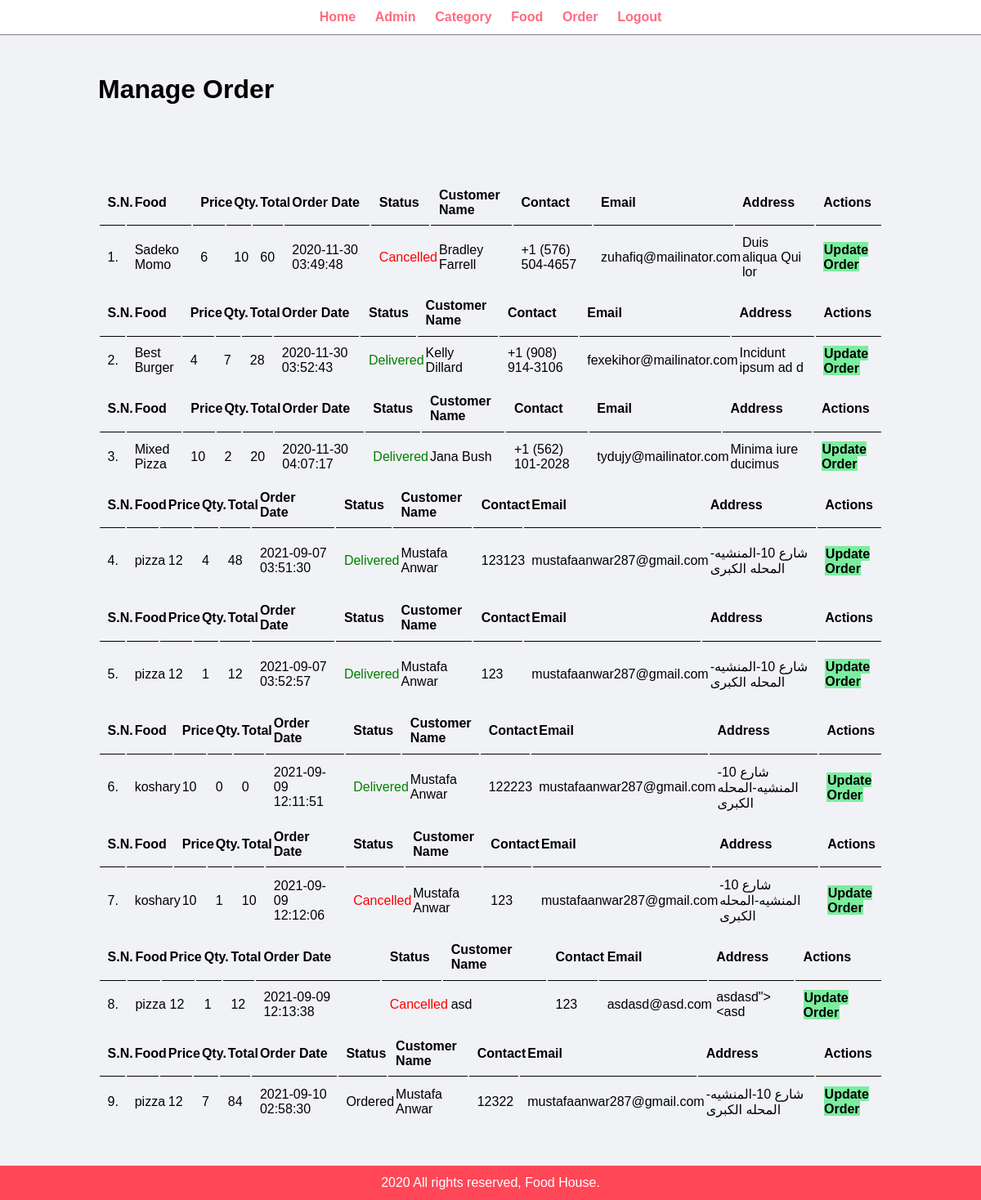
Page /Admin/manage-order.php (signed in) on the earlier database version.
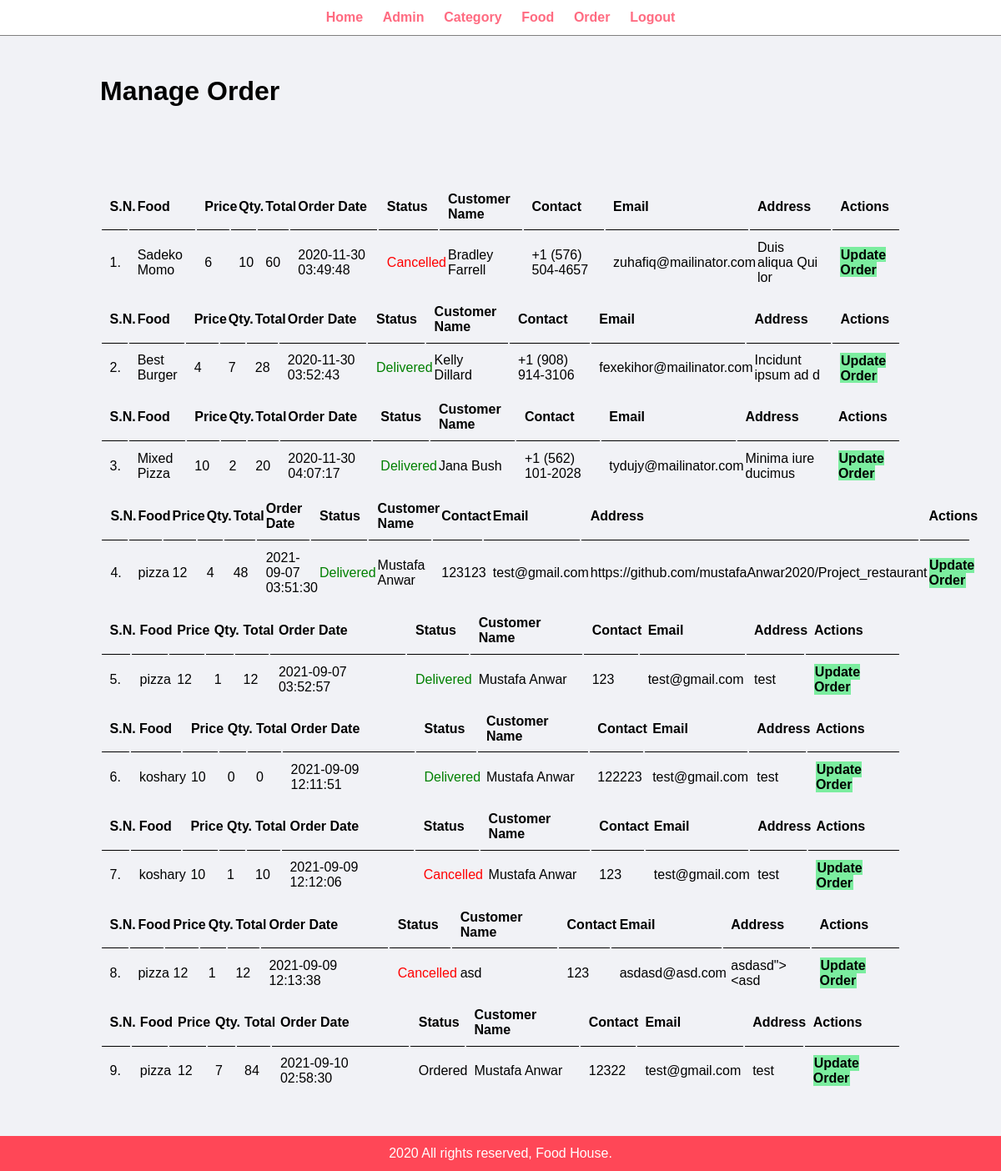
Same page on the later database version.
### tables this page shows
CREATE TABLE `orders` (
  `id` int(10) UNSIGNED NOT NULL,
  `food` varchar(150) NOT NULL,
  `price` decimal(10,0) UNSIGNED NOT NULL,
  `qty` int(10) UNSIGNED NOT NULL,
  `total` decimal(10,0) NOT NULL,
  `date` datetime NOT NULL,
  `status` varchar(50) NOT NULL,
  `customerName` varchar(100) NOT NULL,
  `customerContact` varchar(20) NOT NULL,
  `customerEmail` varchar(100) NOT NULL,
  `customerAddress` varchar(255) NOT NULL
);

### config/db.php (called while the page is built, shortened)
<?php
$server= "localhost";
$username= "root";
$password= "";
$dbname= "food_order";
$conn = mysqli_connect($server,$username,$password,$dbname);
function getRows($table)
{
	global $conn;
	$sql = "SELECT * FROM `$table`";
	$result= mysqli_query($conn,$sql);
	if($result)
	{
		$rows = [];
		if(mysqli_num_rows($result) > 0)
		{
			while($row = mysqli_fetch_assoc($result))
			{
				$rows[] = $row;
			}
		}
	}
	return $rows;
}
?>

### Admin/manage-order.php (the view)
<?php include('partials/menu.php'); ?>
<div class="main-content">
    <div class="wrapper">
        <h1>Manage Order</h1>
                <br /><br /><br />
                <br><br>
                <?php
                    $data = getRows('orders');$x=1;
                    if($data)
                    {
                        foreach($data as $rows){
                            $status=$rows['status'];
                ?>
                <table class="tbl-full">
                    <tr>
                        <th>S.N.</th>
                        <th>Food</th>
                        <th>Price</th>
                        <th>Qty.</th>
                        <th>Total</th>
                        <th>Order Date</th>
                        <th>Status</th>
                        <th>Customer Name</th>
                        <th>Contact</th>
                        <th>Email</th>
                        <th>Address</th>
                        <th>Actions</th>
                    </tr>
                                    <tr>
                                        <td><?php echo $x;?>. </td>
                                        <td><?php echo htmlentities($rows['food']);?></td>
                                        <td><?php echo htmlentities($rows['price']);?></td>
                                        <td><?php echo htmlentities($rows['qty']);?></td>
                                        <td><?php echo htmlentities($rows['total']);?></td>
                                        <td><?php echo htmlentities($rows['date']);?></td>
                                        <td>
                                           <?php
                                                if($status=="Ordered")
                                                {
                                                    echo "<label>".htmlentities($status)."</label>";
                                                }
                                                elseif($status=="On Delivery")
                                                {
                                                    echo "<label style='color: orange;'>".htmlentities($status)."</label>";
                                                }
                                                elseif($status=="Delivered")
                                                {
                                                    echo "<label style='color: green;'>".htmlentities($status)."</label>";
                                                }
                                                elseif($status=="Cancelled")
                                                {
                                                    echo "<label style='color: red;'>".htmlentities($status)."</label>";
                                                }
                                           ?>
                                        </td>
                                        <td><?php echo htmlentities($rows['customerName']);?></td>
                                        <td><?php echo htmlentities($rows['customerContact']);?></td>
                                        <td><?php echo htmlentities($rows['customerEmail']);?></td>
                                        <td><?php echo htmlentities($rows['customerAddress']);?></td>
                                        <td>
                                            <a href="<?php echo BURL; ?>Admin/update-order.php?id=<?php echo $rows['id']; ?>" class="btn-secondary">Update Order</a>
                                        </td>
                                    </tr>
                            <?php
                              $x++;}
                            }
                            else
                            {
                                echo "<tr><td colspan='12' class='error'>Orders not Available</td></tr>";
                            }
                            ?>
                </table>
    </div>
</div>
<?php include('partials/footer.php'); ?>

Differences in the rows shown:
changed orders: customerEmail "mustafaanwar287@gmail.com" → "test@gmail.com"; customerAddress "شارع 10-المنشيه-المحله الكبرى" → "https://github.com/mustafaAnwar2020/Project_restaurant"
changed orders (number 5 of 9 on the later page): customerEmail "mustafaanwar287@gmail.com" → "test@gmail.com"; customerAddress "شارع 10-المنشيه-المحله الكبرى" → "test"
changed orders (number 6 of 9 on the later page): customerEmail "mustafaanwar287@gmail.com" → "test@gmail.com"; customerAddress "شارع 10-المنشيه-المحله الكبرى" → "test"
changed orders (number 7 of 9 on the later page): customerEmail "mustafaanwar287@gmail.com" → "test@gmail.com"; customerAddress "شارع 10-المنشيه-المحله الكبرى" → "test"
changed orders "Ordered": customerEmail "mustafaanwar287@gmail.com" → "test@gmail.com"; customerAddress "شارع 10-المنشيه-المحله الكبرى" → "test"
